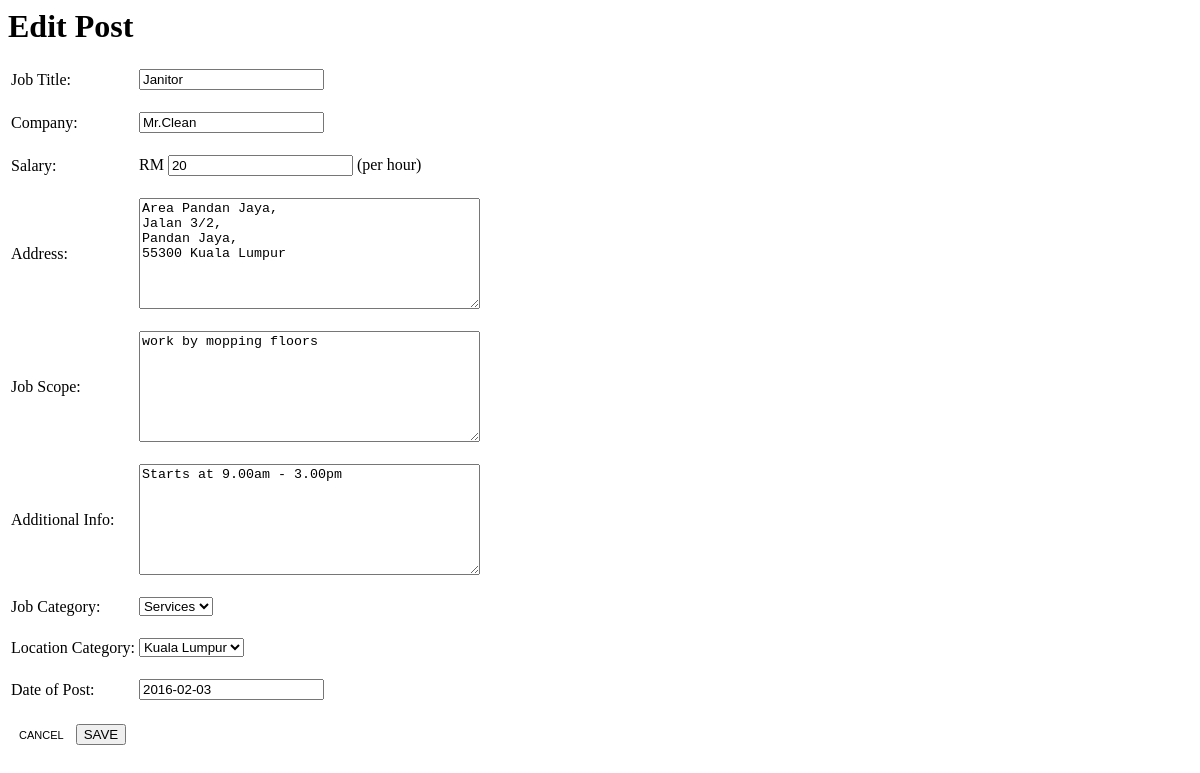
/updatepost.php?id=2, run on the app's committed database.
### tables this page shows
CREATE TABLE `posts` (
  `work` varchar(50) DEFAULT NULL,
  `employer` varchar(50) DEFAULT NULL,
  `salary` int(11) DEFAULT NULL,
  `location` varchar(2000) DEFAULT NULL,
  `scope` varchar(2000) DEFAULT NULL,
  `addinfo` varchar(2000) DEFAULT NULL,
  `jobcat` varchar(100) DEFAULT NULL,
  `loccat` varchar(100) DEFAULT NULL,
  `date_posted` date DEFAULT NULL,
  `id` int(11) NOT NULL AUTO_INCREMENT,
  PRIMARY KEY (`id`)
);

### updatepost.php (the view, shortened to what this page needs)
<?php
include 'dbcon.php';
if(!isset($_POST['submitBtn'])){
	$sql = "SELECT * FROM posts WHERE id= $_GET[id]";
		if($result=mysqli_query($conn, $sql)){
			$postinfo=mysqli_fetch_array($result);
		}else{
			echo "Error: ". "<br>" . $sql . "<br>" . mysqli_error($conn);
		}
}
?>
<html>
<head>
    <link rel="stylesheet" type="text/css" href="main.css">
</head>
<body>
<form name="create-post" action="updatepost.php" method="post">
<h1>Edit Post</h1>
<table border="0">
    <tbody>
        <tr>
            <td>Job Title:<br><br></td>
            <td><input name="work" type="text" value="<?php echo $postinfo['work']; ?>"><br><br></td>
        </tr>
        <tr>
            <td>Company:<br><br></td>
            <td><input name="employer" type="text" value="<?php echo $postinfo['employer']; ?>"><br><br></td>
        </tr>
        <tr>
            <td>Salary:<br><br></td>
            <td>RM <input name="salary" type="text" value="<?php echo $postinfo['salary']; ?>"> (per hour)<br><br></td>
        </tr>
        <tr>
            <td>Address:<br><br></td>
            <td><textarea rows="7" cols="40" maxlength="2000" name="location"><?php echo $postinfo['location']; ?></textarea><br><br></td>
        </tr>
        <tr>
            <td>Job Scope:<br><br></td>
            <td><textarea rows="7" cols="40" maxlength="2000" name="scope"><?php echo $postinfo['scope']; ?></textarea><br><br></td>
        </tr>
        <tr>
            <td>Additional Info:<br><br></td>
            <td><textarea rows="7" cols="40" maxlength="2000" name="addinfo"><?php echo $postinfo['addinfo']; ?></textarea><br><br></td>
        </tr>
        <tr>
            <td>Job Category:<br><br></td>
            <td><select name="jobcat">
	            <option value="<?php echo $postinfo['jobcat']; ?>" selected><?php echo $postinfo['jobcat']; ?></option>
            </select><br><br></td>
        </tr>
        <tr>
            <td>Location Category:<br><br></td>
            <td><select name="loccat">
                <option value="<?php echo $postinfo['loccat']; ?>"><?php echo $postinfo['loccat']; ?></option>
            </select><br><br></td>
        </tr>
        <tr>
            <td>Date of Post:<br><br></td>
            <td><input name="date_posted" type="text" value="<?php echo $postinfo['date_posted']; ?>"><br><br></td>
        </tr>
    </tbody>
</table>
<table ="0">
    <tr>
        <td>
            <a class="cancelbtn" href="job-list.php">CANCEL</a>
            <form action="demo_form.asp" method="get">
                <input type="submit" name="submitBtn" value="SAVE">
            </form>
        </td>
    </tr>
</table>
</form>
</body>
</html>

### main.css (style rules this page uses)
a { text-decoration: none; }
.cancelbtn { appearance: button; -moz-appearance: button; -webkit-appearance: button; text-decoration: none; font: menu; color: ButtonText; display: inline-block; padding: 2px 8px; font-size: 11px; }

### data on the page
posts: work "Janitor", employer "Mr.Clean", salary "20", location "Area Pandan Jaya, Jalan 3/2, Pandan Jaya, 55300 Kuala Lumpur", scope "work by mopping floors", addinfo "Starts at 9.00am - 3.00pm", jobcat "Services", loccat "Kuala Lumpur", date_posted "2016-02-03"
